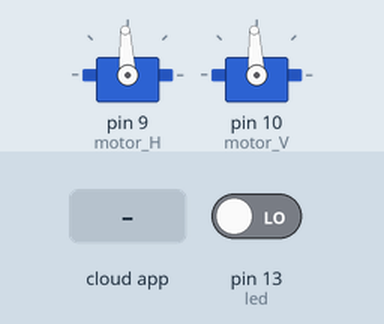
Bench run of a sketch on a simulated Arduino Uno, built with avr-gcc and run on an emulated ATmega328P. On the bench: 2 × servo. The test bench sets the inputs (shaded band); at power-on: pin 13 (led) LOW. The ROS host is connected and sends only what is stated.

Above: at 1.2 s.
1.3 s: the phone or cloud app sets motor_H to 45
At 2.4 s:
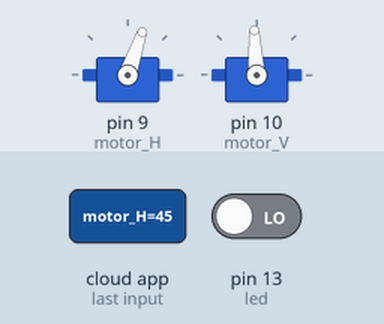
2.8 s: the phone or cloud app sets motor_V to 45
At 3.5 s:
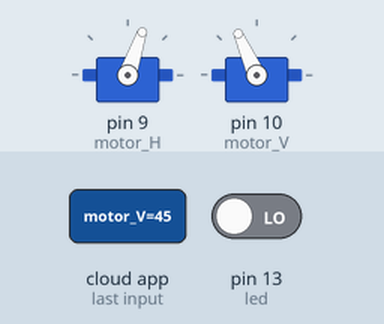
4.3 s: the phone or cloud app sets motor_H to 0
At 4.6 s:
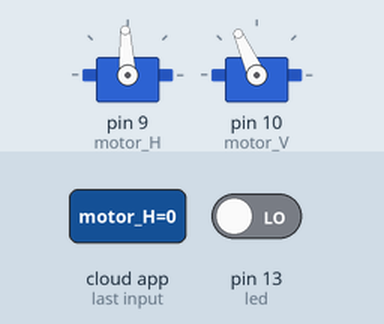
5.8 s: the phone or cloud app sets motor_V to 90
At 7.0 s:
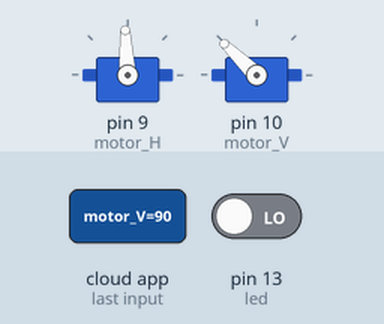
7.3 s: the phone or cloud app sets motor_H to 90
At 8.2 s:
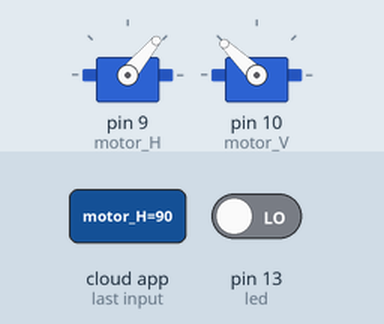
8.8 s: the phone or cloud app sets motor_V to 0
At 9.3 s:
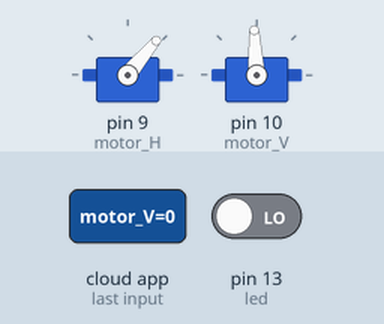
Timing chart, 0 to 11.3 s (numbered marks = the images above; inputs shaded):
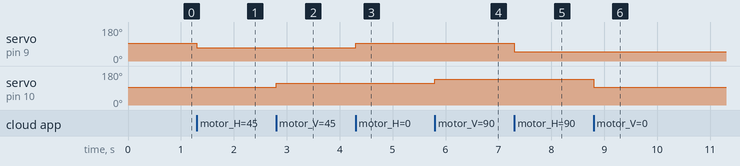

The sketch:

Arduino_UNO_draft.ino
```cpp
#if defined(ARDUINO) && ARDUINO >= 100
#include "Arduino.h"
#else
#include <WProgram.h>
#endif

#include <Servo.h>
#include <ros.h>
#include <std_msgs/Int16.h>
#include <IRremote.h>

ros::NodeHandle  nh;

double V = 0, H = 0;
Servo motor_H, motor_V;        // Definierar "servon"

void servo_cb1( const std_msgs::Int16& cmd_msg1)
{
  H = map(cmd_msg1.data, -100, 100, -495, 495);             // Mappar om insignalen (+-100) till det önskade intervallet (+-495) [map(value, fromLow, fromHigh, toLow, toHigh)]
  motor_H.writeMicroseconds(1500 - H);                      //set servo pwm width
  digitalWrite(13, HIGH - digitalRead(13));                 //toggle led
}

void servo_cb2( const std_msgs::Int16& cmd_msg2)
{
  V = map(cmd_msg2.data, -100, 100, -495, 495);             // Mappar om insignalen
  motor_V.writeMicroseconds(1500 + V);                      //set servo pwm width
  digitalWrite(13, HIGH - digitalRead(13));                 //toggle led
}

ros::Subscriber<std_msgs::Int16> sub1("motor_H", servo_cb1);
ros::Subscriber<std_msgs::Int16> sub2("motor_V", servo_cb2);
std_msgs::Int16 spdH_msg;
std_msgs::Int16 spdV_msg;
ros::Publisher pub_spdH("speedH", &spdH_msg);
ros::Publisher pub_spdV("speedV", &spdV_msg);

int fram = 16736925;     // Pilknapp framåt
int ok = 16712445;       // Mittenknapp
int forts = 4294967295;  // Vid nedtryckt knapp

IRrecv irrecv(11);    // Tar emot IR-signaler på pin 11
decode_results results;

void setup()
{
  nh.initNode();
  nh.subscribe(sub1);
  nh.subscribe(sub2);

  Serial.begin(9600);   // Om vi vill skriva något till serial monitor
  irrecv.enableIRIn();  // Startar IR-mottagaren

  motor_H.attach(9);    // Ansluter höger motor på pin 9
  motor_V.attach(10);   // Ansluter vänster motor på pin 10

  motor_H.writeMicroseconds(1500);    // Ser till att båda motorer står still innan de får signal
  motor_V.writeMicroseconds(1500);
}
long publisher_timer;

void loop()
{
  if (irrecv.decode(&results))  // När det kommer en IR-signal
  {
    if (millis() > publisher_timer) {
      // step 1: request reading from sensor
      int speedH=0;
      int speedV=0;
       //------------------------------------------------Kod måste läggas till för att kunna läsa encodrarna
      spdH_msg.data = speedH;
      spdV_msg.data = speedV;
      pub_spdH.publish(&spdH_msg);
      pub_spdV.publish(&spdV_msg);
    }

    publisher_timer = millis() + 1000; //publish once a second
  }
  nh.spinOnce();
  delay(1);

  if (results.value == ok)    // Nödstopp när man trycker på mittenknappen, nollställs genom att trycka pil upp.
  {
    while (results.value != fram)
    {
      motor_H.writeMicroseconds(1500);    // Stannar båda motorerna
      motor_V.writeMicroseconds(1500);

      irrecv.resume();                    // Förbereder för att ta emot nästa värde
      delay(100);                         // Paus 100ms för att hinna starta om IR
      irrecv.decode(&results);            // Tar emot nästa värde

      Serial.println("Nödstopp aktiv");   // Skriver ut att nödstoppen är aktiv i serial monitor
    }
    irrecv.resume();                      // Tar emot nästa värde
  }
}
```

Measured:
- after the input at 1.3 s, servo on pin 9 (motor_H): 93° → 71° at once
- after the input at 2.8 s, servo on pin 10 (motor_V): 93° → 114° at once
- after the input at 4.3 s, servo on pin 9 (motor_H): 71° → 93° at once
- after the input at 5.8 s, servo on pin 10 (motor_V): 114° → 136° at once
- after the input at 7.3 s, servo on pin 9 (motor_H): 93° → 50° at once
- after the input at 8.8 s, servo on pin 10 (motor_V): 136° → 93° at once
